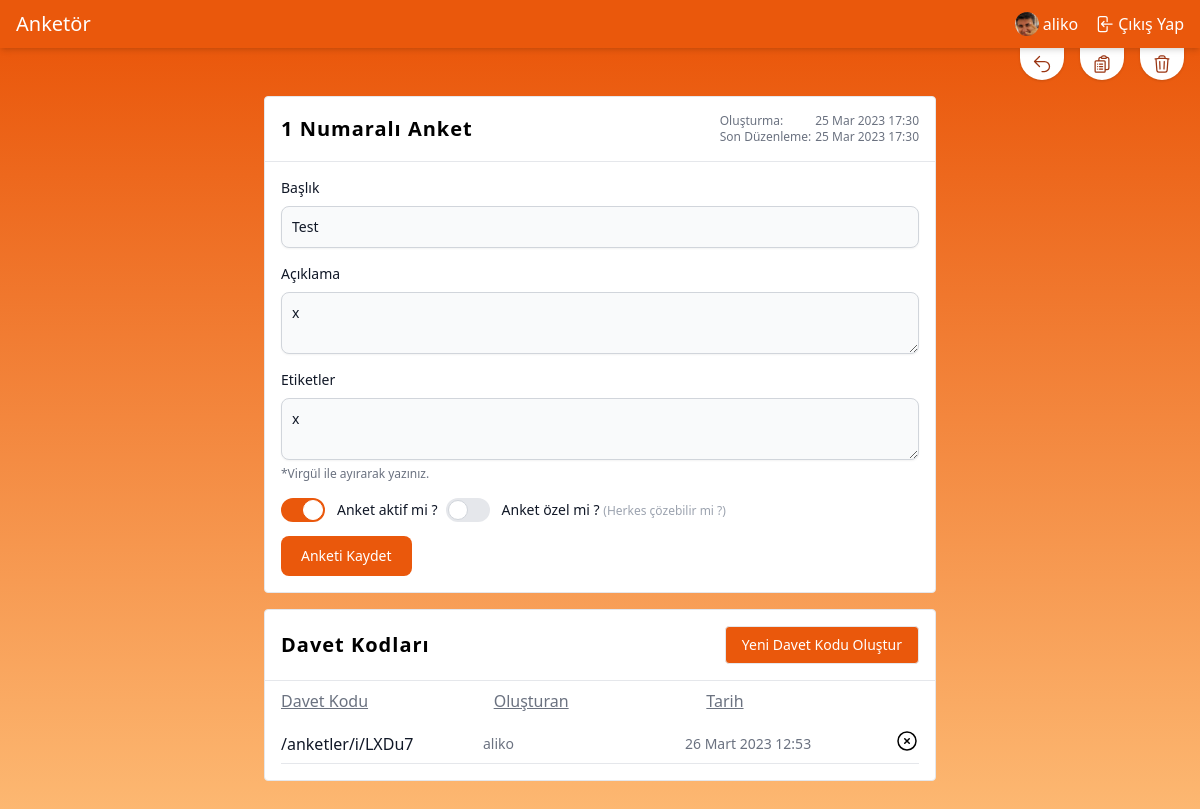
The app's page /polls/1/edit (signed in), older data.
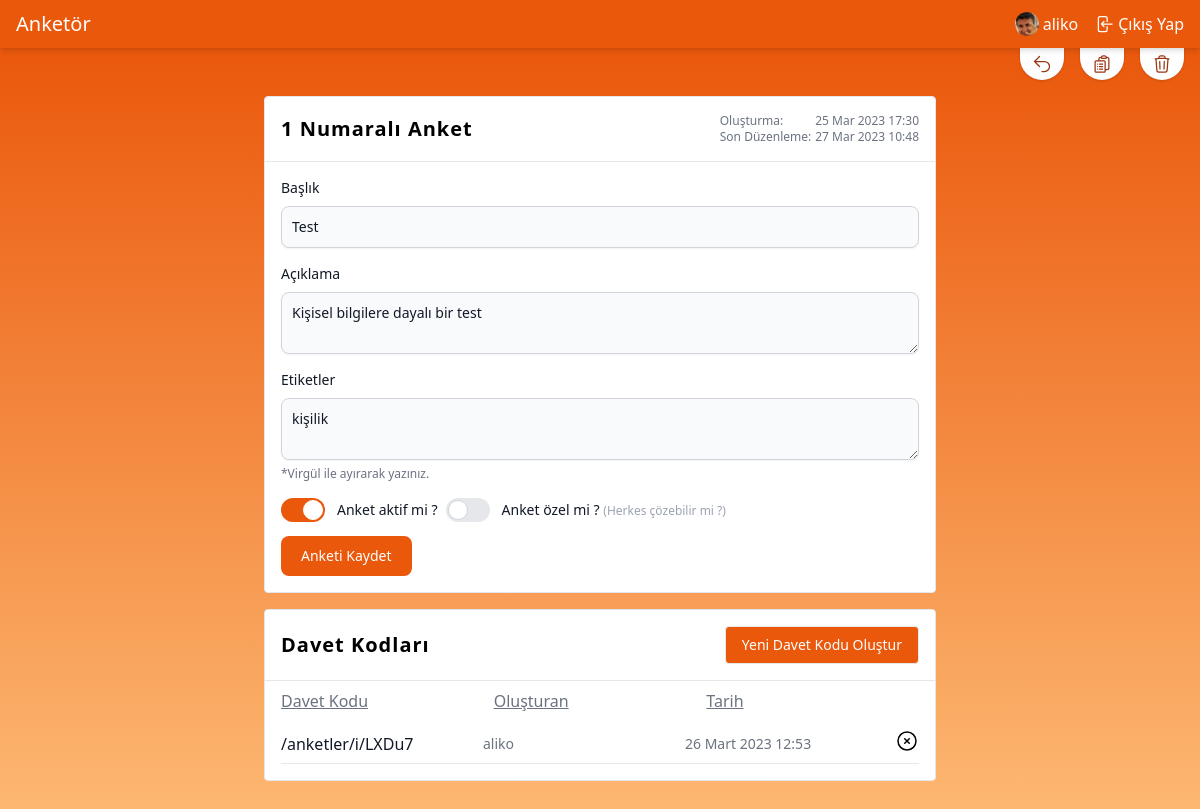
The same page, newer data.
### apps/poll/models.py (models this page shows, shortened)
class Poll(models.Model):
    author = models.ForeignKey(
        settings.AUTH_USER_MODEL,
        on_delete=models.CASCADE,
        null=True,
        blank=True
    )
    title = models.CharField(max_length=255)
    slug = models.SlugField(editable=False, null=True, blank=True, unique=True, db_index=True)
    meta_title = models.CharField(max_length=100, null=True, blank=True)
    tags = models.TextField(null=True, blank=True)
    description = models.TextField(null=True, blank=True)
    is_active = models.BooleanField(default=False)
    is_private = models.BooleanField(default=False)
    starts_at = models.DateTimeField(null=True, blank=True,
        help_text="date and time at which the poll open up for voting"
    )
    ends_at = models.DateTimeField(null=True, blank=True,
        help_text="date and time at which the poll closes for voting"
    )
    created_at = models.DateTimeField(auto_now_add=True)
    updated_at = models.DateTimeField(auto_now=True)
    class Meta:
        ordering = ["-id"]
        verbose_name = "Anket"
        verbose_name_plural = "Anketler"
        db_table = "poll"

### apps/poll/views.py (the view, shortened to what this page needs)
# urls.py: path("<int:pk>/edit", UpdatePoll.as_view(), name="poll.update"),
class UpdatePoll(LoginRequiredMixin, View):
    template_name = "poll/update.html"
    def get(self, request, pk):
        poll_object = get_object_or_404(Poll, pk=pk, author=self.request.user)
        return render(request, self.template_name, {"poll": poll_object})

### apps/poll/templates/poll/update.html (shortened to what the changed rows need)
{% extends "base.html" %}
{% block content %}
  <section id="updatePoll" class="from-orange-600 to-orange-300 bg-gradient-to-b">
    <div class="flex flex-col items-center mx-10 my-12 space-y-4">
      <div class="bg-white border rounded max-w-2xl w-full">
        <div class="p-4 sm:flex items-center justify-between">
          <h1 class="font-semibold text-xl tracking-wider">{{ poll.id }} Numaralı Anket</h1>
          <div class="flex flex-col text-xs text-gray-500">
            <span>Oluşturma: <span class="float-right ml-1">{{ poll.created_at|date:"j M Y H:i" }}</span></span>
            <span>Son Düzenleme: <span class="float-right ml-1">{{ poll.updated_at|date:"j M Y H:i" }}</span></span>
          </div>
        </div>
        <div class="p-4">
          <form method="post">
            <div class="mb-4">
              <label for="title" class="block mb-2 text-sm font-medium text-gray-900">Başlık</label>
              <input type="text" id="title" name="title"
                     value="{{ poll.title }}"
                     class="shadow-sm bg-gray-50 border border-gray-300 text-gray-900 text-sm rounded-lg focus:ring-orange-500 focus:border-orange-500 block w-full p-2.5"
                     placeholder="Başlık" required>
            </div>
            <div class="mb-4">
              <label for="description"
                     class="block mb-2 text-sm font-medium text-gray-900">Açıklama</label>
              <textarea type="text" id="description"
                        name="description"
                        class="shadow-sm bg-gray-50 border border-gray-300 text-gray-900 text-sm rounded-lg focus:ring-orange-500 focus:border-orange-500 block w-full p-2.5"
                        placeholder="Açıklama">{{ poll.description }}</textarea>
            </div>
            <div class="mb-4">
              <label for="tags"
                     class="block mb-2 text-sm font-medium text-gray-900">Etiketler</label>
              <textarea id="tags"
                        name="tags"
                        class="shadow-sm bg-gray-50 border border-gray-300 text-gray-900 text-sm rounded-lg focus:ring-orange-500 focus:border-orange-500 block w-full p-2.5"
                        placeholder="Etiketler">{{ poll.tags }}</textarea>
              <span
                class="text-xs text-gray-500">*Virgül ile ayırarak yazınız.</span>
            </div>
          </form>
        </div>
      </div>
      <div class="bg-white border rounded max-w-2xl w-full">
        <div class="p-4 flex justify-between items-center">
          <div>
            <h1 class="font-semibold text-xl tracking-wider">Davet Kodları</h1>
          </div>
        </div>
        <div class="p-4 items-center space-y-1">
          {% for pollinvitelink in poll.pollinvitelinks_set.all %}
            <div class="flex items-center space-x-2">
              <div class="grid grid-cols-3 items-center w-full">
                <h1 class="text-gray-900">/anketler/i/{{ pollinvitelink.link }}</h1>
              </div>
            </div>
          {% endfor %}
        </div>
      </div>
    </div>
  </section>
{% endblock %}

Row changes from the older to the newer data that the page shows:
changed Poll "Test": updated_at "25 Mar 2023 17:30" → "27 Mar 2023 10:48"; description "x" → "Kişisel bilgilere dayalı bir test"; tags "x" → "kişilik"
